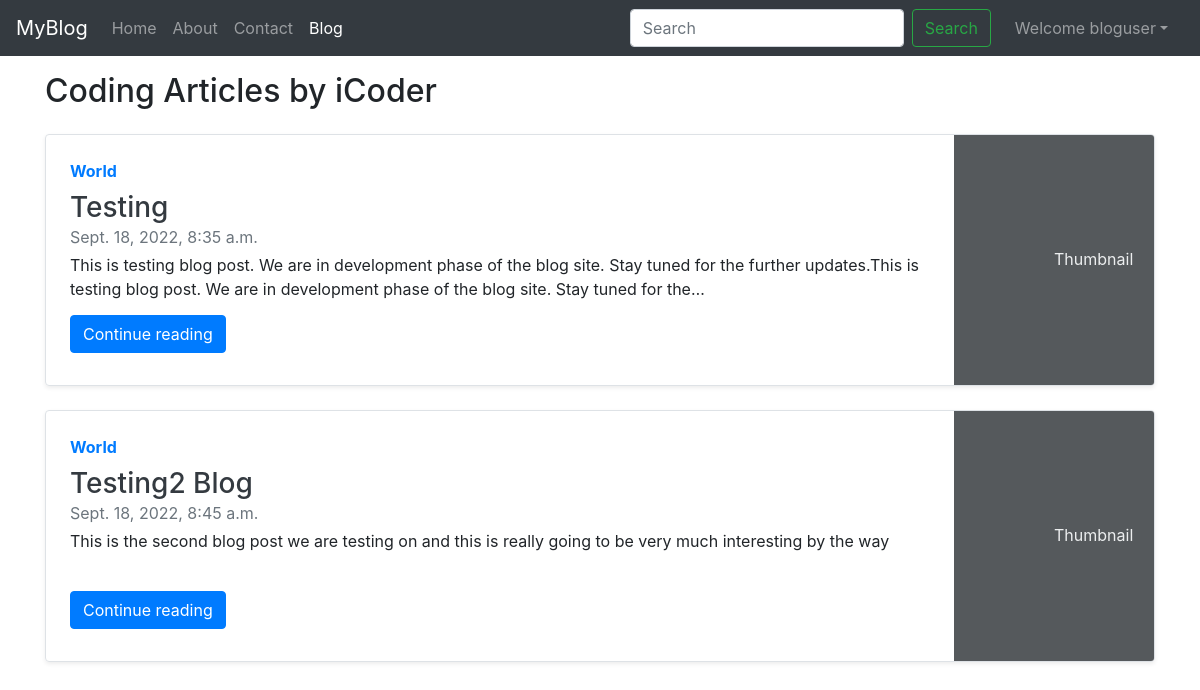
Screenshot of /blog/ (signed in) with the database file from the repository.
### myblog/models.py (models this page shows, shortened)
class Post(models.Model):
    sno= models.AutoField(primary_key=True)
    title= models.CharField(max_length=255)
    slug= models.CharField(max_length=150)
    content= models.TextField()
    views = models.IntegerField(default=0)
    author= models.CharField(max_length=100)
    timeStamp=models.DateTimeField(blank=True)

### myblog/views.py (the view)
# urls.py: path('', views.blogHome, name='blogHome'),
def blogHome(request):
    allPosts = Post.objects.all()
    context = {'allPosts':allPosts}
    return render(request, 'myblog/blogHome.html', context)

### templates/myblog/blogHome.html (shortened to what this page needs)
{% extends 'base.html' %}
{% block blogactive %}active{% endblock blogactive %}
{% block body %}
<div class="container my-3">
    <h2>Coding Articles by iCoder</h2>
    {% for post in allPosts %}
    <div class="row no-gutters border rounded overflow-hidden flex-md-row mb-4 shadow-sm h-md-250 my-4 position-relative">
        <div class="col p-4 d-flex flex-column position-static">
            <strong class="d-inline-block mb-2 text-primary">World</strong>
            <h3 class="mb-0"><a class="text-dark" href="/blog/{{post.slug}}">{{post.title}}</a></h3>
            <div class="mb-1 text-muted">{{post.timeStamp}}</div>
            <p class="card-text mb-auto">{{post.content | truncatechars:200 }}</p>
            <div class="my-2">
                <a href="/blog/{{post.slug}}" role="button" class="btn btn-primary">Continue reading</a>
            </div>
        </div>
        <div class="col-auto d-none d-lg-block">
            <svg class="bd-placeholder-img" width="200" height="250" xmlns="http://www.w3.org/2000/svg"
                preserveAspectRatio="xMidYMid slice" focusable="false" role="img" aria-label="Placeholder: Thumbnail">
                <rect width="100%" height="100%" fill="#55595c"></rect><text x="50%" y="50%" fill="#eceeef"
                    dy=".3em">Thumbnail</text>
            </svg>
        </div>
    </div>
    {% endfor %}
</div>
{% endblock body %}

### templates/base.html (shortened to what this page needs)
<!doctype html>
<html lang="en">
<head>
  <link rel="stylesheet" href="https://stackpath.bootstrapcdn.com/bootstrap/4.5.2/css/bootstrap.min.css"
>
</head>
<body>
  <nav class="navbar navbar-expand-lg navbar-dark bg-dark">
    <a class="navbar-brand" href="/">MyBlog</a>
    <div class="collapse navbar-collapse" id="navbarSupportedContent">
      <ul class="navbar-nav mr-auto">
        <li class="nav-item {% block homeactive %}  {% endblock homeactive %}">
          <a class="nav-link" href="/">Home <span class="sr-only">(current)</span></a>
        </li>
        <li class="nav-item {% block aboutactive %}  {% endblock aboutactive %}">
          <a class="nav-link" href="/about">About</a>
        </li>
        <li class="nav-item {% block contactactive %}  {% endblock contactactive %} ">
          <a class="nav-link" href="/contact">Contact</a>
        </li>
        <li class="nav-item {% block blogactive %}  {% endblock blogactive %} ">
          <a class="nav-link" href="/blog">Blog</a>
        </li>
      </ul>
      <form method="get" action="/search" class="form-inline my-2 my-lg-0 mx-3">
        <input class="form-control mr-sm-2" type="search" placeholder="Search" aria-label="Search" name="search"
          id="search">
        <button class="btn btn-outline-success my-2 my-sm-0 " type="submit">Search</button>
      </form>
      {% if user.is_authenticated %}
      <ul class="navbar-nav mr-2">
        <li class="nav-item dropdown">
          <a class="nav-link dropdown-toggle" href='#' id="navbarDropdown" role="button" data-toggle="dropdown"> Welcome
            {{request.user}}</a>
        </li>
      </ul>
    </div>
    {% endif %}
  </nav>
  {% block body %} {% endblock body %}
</body>
</html>

### rows the page displays
Post: title "Testing", timeStamp "Sept. 18, 2022, 8:35 a.m.", content "This is testing blog post. We are in development phase of the blog site. Stay tuned for the further updates.This is testing blog post. We are in development phase of the blog site. Stay tuned for the…"
Post: title "Testing2 Blog", timeStamp "Sept. 18, 2022, 8:45 a.m.", content "This is the second blog post we are testing on and this is really going to be very much interesting by the way"

### other values shown
{{ request.user }} "bloguser"
